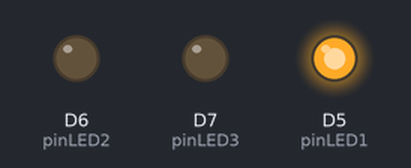
A sketch run on a simulated ESP8266 (NodeMCU). Shown: output pins drawn as LEDs (lit = HIGH).

Above: at 0.15 s.
At 1.95 s:
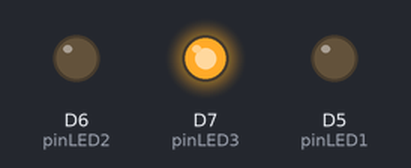
At 3.15 s:
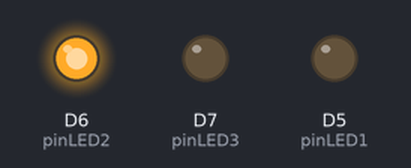
At 5.25 s:
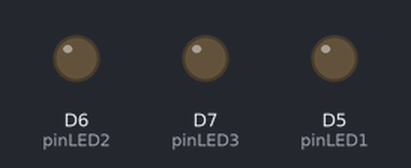
Timing chart, 0 to 5.5 s (numbered marks = the images above):
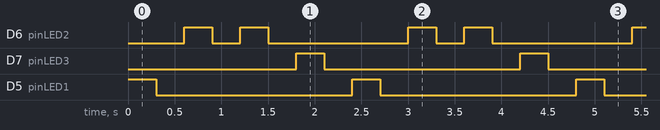

Measured:
- by itself, D6 (pinLED2): repeats every 2.4 s: LOW 0.30 s, HIGH 0.30 s, LOW 1.5 s, HIGH 0.30 s
- by itself, D7 (pinLED3), D5 (pinLED1): alternates HIGH for 0.30 s and LOW for 2.1 s
- by itself, everything shown: repeats every 2.4 s, in 8 steps

The sketch:

LED3blink.ino
```cpp
/*menjalankan 3 LED dengan warna yang berbeda misal merah, hijau dan biru.
  LED akan menyala bergantian dengan waktu jeda 300 ms (silahkan dirubah sesuai keinginan)
*/

#define pinLED1 D5
#define pinLED2 D6
#define pinLED3 D7
void setup() {
  // kode setup dijalan sekali pada saat power on atau tobel reset ditekan
  pinMode(pinLED1, OUTPUT);
  pinMode(pinLED2, OUTPUT);
  pinMode(pinLED3, OUTPUT);
}

void loop() {
  // kode utama disimpan disini, dan akan dijalankan secara berulang:
  digitalWrite(pinLED1, HIGH);
  delay(300);
  digitalWrite(pinLED1, LOW);
  delay(300);
  digitalWrite(pinLED2, HIGH);
  delay(300);
  digitalWrite(pinLED2, LOW);
  delay(300);
  digitalWrite(pinLED2, HIGH);
  delay(300);
  digitalWrite(pinLED2, LOW);
  delay(300);
  digitalWrite(pinLED3, HIGH);
  delay(300);
  digitalWrite(pinLED3, LOW);
  delay(300);
}
```
